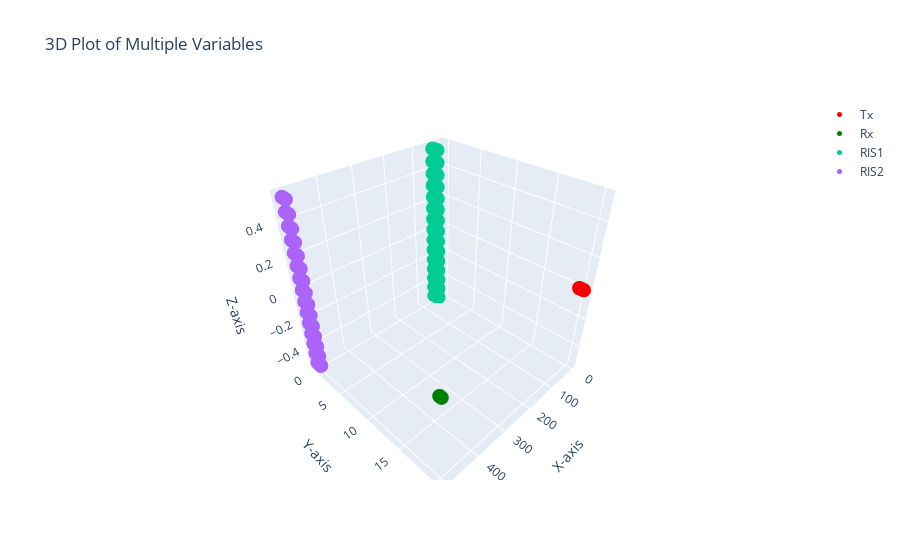

The cell this chart's notebook holds for it:
### Code cell
max_iterations = 10000

average_over = 10
step_boost = 0
intial_Q = (Pt/Nt) * np.eye(Nt)

[
        distance_r_t,
        distance_ris_1_t,
        distance_r_ris_1,
        distance_ris_2_t,
        distance_r_ris_2,
        distance_ris_2_ris_1
] = GenerateDistanceMatrix(Nt, lt, Nr, lr, Na_1, Nb_1, d_ris, Na_2, Nb_2, d_ris_ris_x, d_ris_ris_y, D, wavelength)

### Figure 1 — Plotly figure (JSON) as saved in the notebook; plotly's stock layout.template omitted (floating-point values rounded to 4 significant figures; data arrays with more than 128 entries replaced by an {"elided": "..."} marker saying what was removed)
{"data": [{"marker": {"color": "red", "size": 5}, "mode": "markers", "name": "Tx", "type": "scatter3d", "x": [0.0, 0.0, 0.0, 0.0, 0.0, 0.0, 0.0, 0.0], "y": [20.26, 20.19, 20.11, 20.04, 19.96, 19.89, 19.81, 19.74], "z": [0.0, 0.0, 0.0, 0.0, 0.0, 0.0, 0.0, 0.0]}, {"marker": {"color": "green", "size": 5}, "mode": "markers", "name": "Rx", "type": "scatter3d", "x": [500.0, 500.0, 500.0, 500.0], "y": [20.11, 20.04, 19.96, 19.89], "z": [0.0, 0.0, 0.0, 0.0]}, {"marker": {"size": 5}, "mode": "markers", "name": "RIS1", "type": "scatter3d", "x": {"elided": "225 float values"}, "y": {"elided": "225 float values"}, "z": {"elided": "225 float values"}}, {"marker": {"size": 5}, "mode": "markers", "name": "RIS2", "type": "scatter3d", "x": {"elided": "225 float values"}, "y": {"elided": "225 float values"}, "z": {"elided": "225 float values"}}], "layout": {"scene": {"xaxis": {"title": {"text": "X-axis"}}, "yaxis": {"title": {"text": "Y-axis"}}, "zaxis": {"title": {"text": "Z-axis"}}}, "title": {"text": "3D Plot of Multiple Variables"}}}
